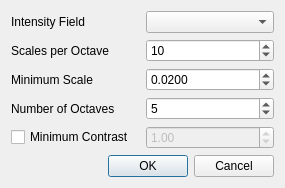
<?xml version="1.0" encoding="UTF-8"?>
<ui version="4.0">
 <class>SIFTExtractDlg</class>
 <widget class="QDialog" name="SIFTExtractDlg">
  <property name="geometry">
   <rect>
    <x>0</x>
    <y>0</y>
    <width>285</width>
    <height>173</height>
   </rect>
  </property>
  <property name="sizePolicy">
   <sizepolicy hsizetype="Fixed" vsizetype="Fixed">
    <horstretch>0</horstretch>
    <verstretch>0</verstretch>
   </sizepolicy>
  </property>
  <property name="windowTitle">
   <string>SIFT Extraction</string>
  </property>
  <layout class="QVBoxLayout" name="verticalLayout">
   <item>
    <layout class="QGridLayout" name="gridLayout">
     <item row="0" column="0">
      <widget class="QLabel" name="label_4">
       <property name="text">
        <string>Intensity Field</string>
       </property>
      </widget>
     </item>
     <item row="0" column="1">
      <widget class="QComboBox" name="intensityCombo"/>
     </item>
     <item row="1" column="0">
      <widget class="QLabel" name="label_3">
       <property name="text">
        <string>Scales per Octave</string>
       </property>
      </widget>
     </item>
     <item row="1" column="1">
      <widget class="QSpinBox" name="scalesPerOctave">
       <property name="maximum">
        <number>50</number>
       </property>
       <property name="value">
        <number>10</number>
       </property>
      </widget>
     </item>
     <item row="2" column="0">
      <widget class="QLabel" name="label">
       <property name="text">
        <string>Minimum Scale</string>
       </property>
      </widget>
     </item>
     <item row="2" column="1">
      <widget class="QDoubleSpinBox" name="minScale">
       <property name="decimals">
        <number>4</number>
       </property>
       <property name="maximum">
        <double>1.000000000000000</double>
       </property>
       <property name="singleStep">
        <double>0.010000000000000</double>
       </property>
       <property name="value">
        <double>0.020000000000000</double>
       </property>
      </widget>
     </item>
     <item row="3" column="0">
      <widget class="QLabel" name="label_2">
       <property name="text">
        <string>Number of Octaves</string>
       </property>
      </widget>
     </item>
     <item row="3" column="1">
      <widget class="QSpinBox" name="nrOctaves">
       <property name="value">
        <number>5</number>
       </property>
      </widget>
     </item>
     <item row="4" column="0">
      <widget class="QCheckBox" name="useMinContrast">
       <property name="sizePolicy">
        <sizepolicy hsizetype="Minimum" vsizetype="Fixed">
         <horstretch>0</horstretch>
         <verstretch>0</verstretch>
        </sizepolicy>
       </property>
       <property name="text">
        <string>Minimum Contrast</string>
       </property>
      </widget>
     </item>
     <item row="4" column="1">
      <widget class="QDoubleSpinBox" name="minContrast">
       <property name="enabled">
        <bool>false</bool>
       </property>
       <property name="maximum">
        <double>100000.000000000000000</double>
       </property>
       <property name="singleStep">
        <double>1.000000000000000</double>
       </property>
       <property name="value">
        <double>1.000000000000000</double>
       </property>
      </widget>
     </item>
    </layout>
   </item>
   <item>
    <widget class="QDialogButtonBox" name="buttonBox">
     <property name="orientation">
      <enum>Qt::Horizontal</enum>
     </property>
     <property name="standardButtons">
      <set>QDialogButtonBox::Cancel|QDialogButtonBox::Ok</set>
     </property>
    </widget>
   </item>
  </layout>
 </widget>
 <resources/>
 <connections>
  <connection>
   <sender>buttonBox</sender>
   <signal>accepted()</signal>
   <receiver>SIFTExtractDlg</receiver>
   <slot>accept()</slot>
   <hints>
    <hint type="sourcelabel">
     <x>132</x>
     <y>159</y>
    </hint>
    <hint type="destinationlabel">
     <x>215</x>
     <y>92</y>
    </hint>
   </hints>
  </connection>
  <connection>
   <sender>buttonBox</sender>
   <signal>rejected()</signal>
   <receiver>SIFTExtractDlg</receiver>
   <slot>reject()</slot>
   <hints>
    <hint type="sourcelabel">
     <x>132</x>
     <y>159</y>
    </hint>
    <hint type="destinationlabel">
     <x>132</x>
     <y>92</y>
    </hint>
   </hints>
  </connection>
  <connection>
   <sender>useMinContrast</sender>
   <signal>toggled(bool)</signal>
   <receiver>minContrast</receiver>
   <slot>setEnabled(bool)</slot>
   <hints>
    <hint type="sourcelabel">
     <x>94</x>
     <y>22</y>
    </hint>
    <hint type="destinationlabel">
     <x>266</x>
     <y>22</y>
    </hint>
   </hints>
  </connection>
 </connections>
</ui>
